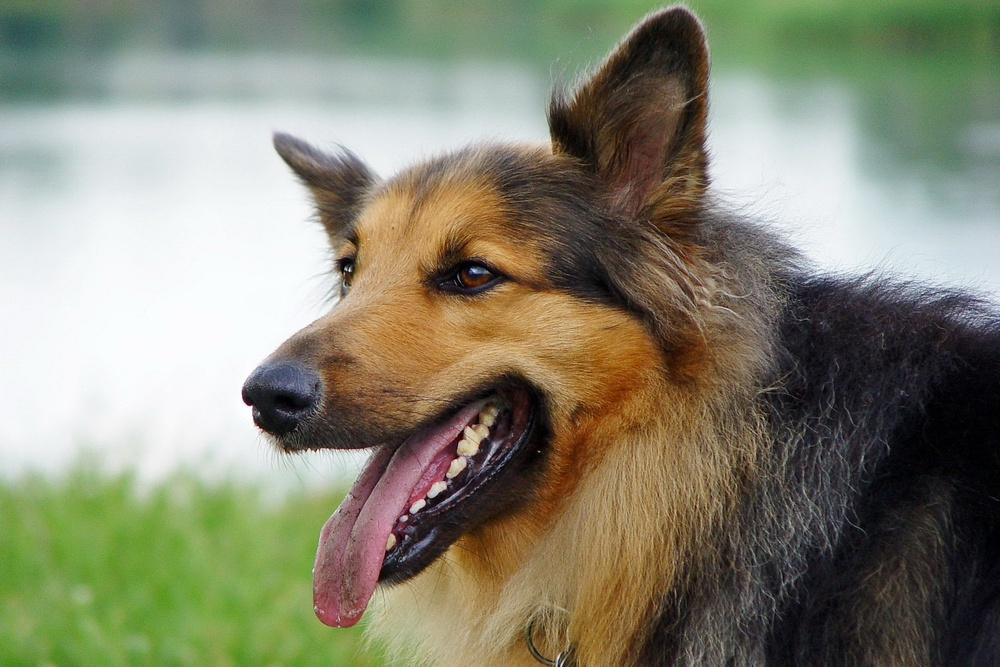
#> input picture risunok5.jpg, 1000 x 667 px, shrunk from 1920 x 1280 before the run
$ python prak19.3.py
#> lines starting #> are read from the running program, lines starting #| are printed output that depends on the picture
from PIL import Image

# Открываем изображение
image = Image.open('risunok5.jpg')
#> image is the input picture: PIL image 1000x667 RGB; mean R, G, B 134, 133.8, 113.8

# Получаем размеры изображения
width, height = image.size
#> width = 1000; height = 667

# Получаем данные о пикселях
pixels = image.load()

# Создаем новое изображение для результата
new_image = Image.new('RGB', (width, height))
#> new_image: PIL image 1000x667 RGB; every value is 0

# Проходимся по каждому пикселю и преобразуем его
for y in range(height):
    for x in range(width):
        r, g, b = pixels[x, y]
        # Находим максимальное и минимальное значение среди компонент пикселя
        max_value = max(r, g, b)
        min_value = min(r, g, b)
        # Записываем минимальное значение в красную компоненту, а максимальное в синюю
        new_color = (min_value, g, max_value)
        # Записываем преобразованный пиксель в новое изображение (переворачиваем по вертикали)
        new_image.putpixel((x, height - y - 1), new_color)
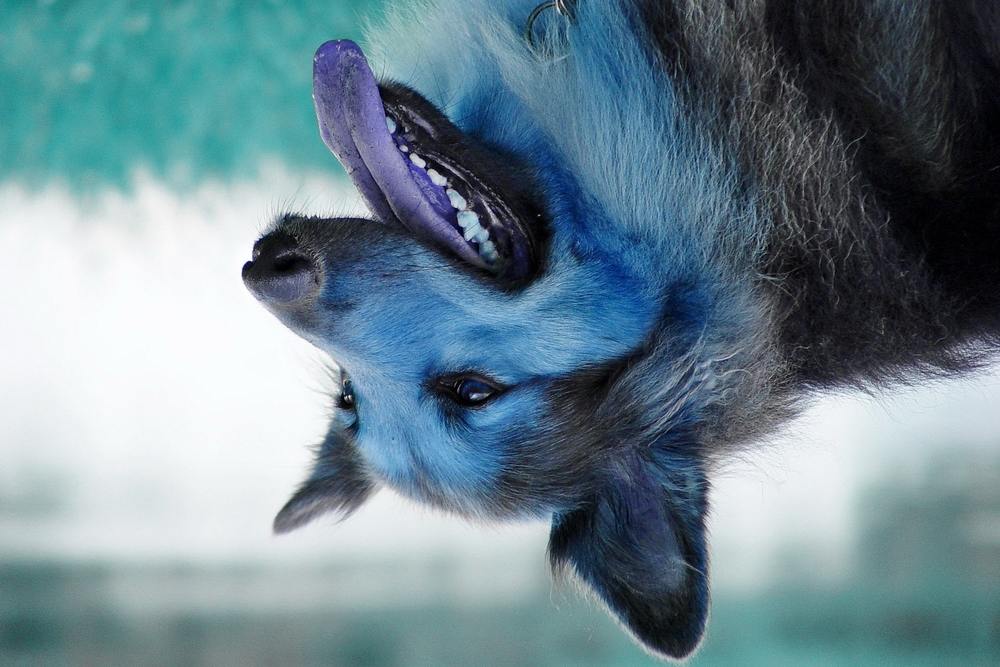
#> new_image: PIL image 1000x667 RGB; mean R, G, B 109.4, 133.8, 144.6

# Сохраняем преобразованное изображение
new_image.save('risunok6.jpg')

# Закрываем изображения
image.close()
new_image.close()

$ run again, with risunok1.jpg copied over risunok5.jpg
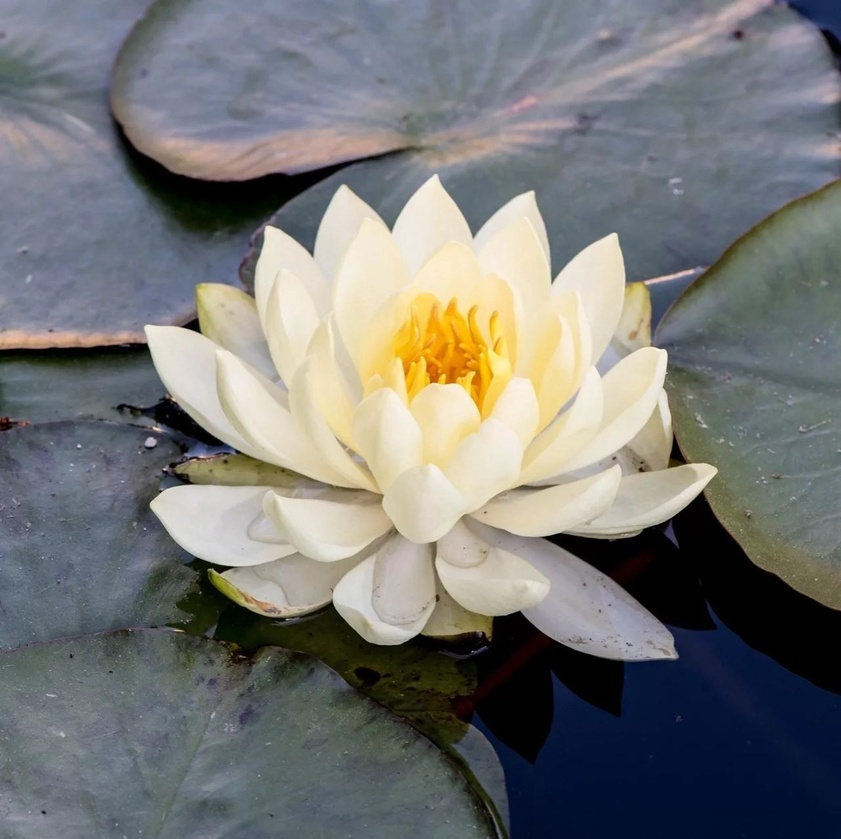
#> input picture risunok1.jpg, 841 x 839 px, shrunk from 1280 x 1278 before the run
#> image is the input picture: PIL image 841x839 RGB; mean R, G, B 118.3, 119.2, 117.9
#> after the loop `for y in range(height):`:
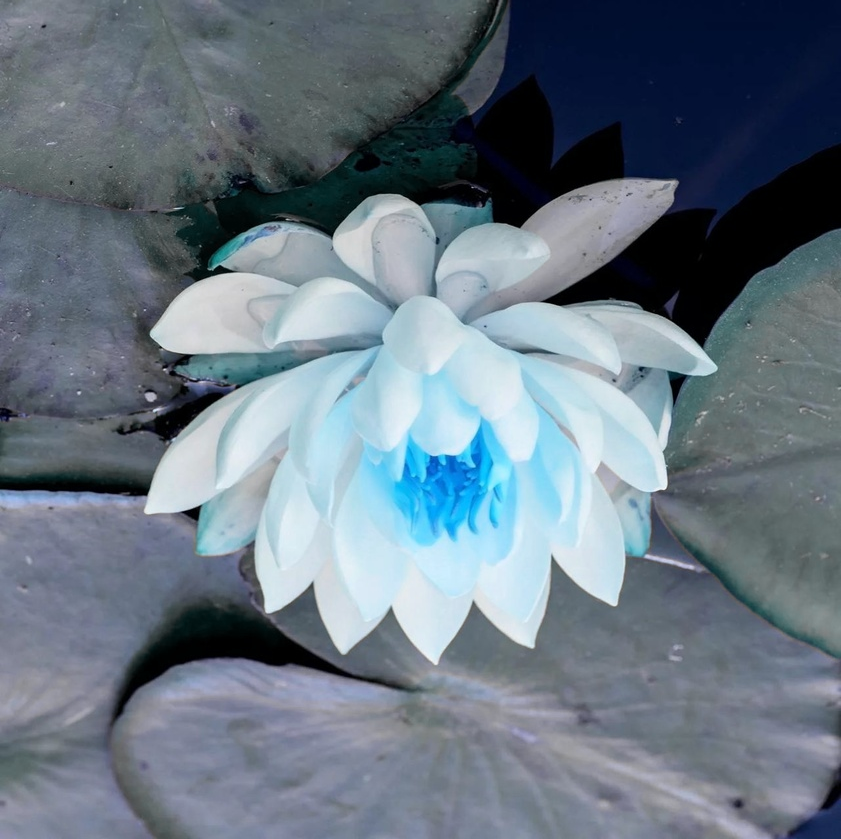
#> new_image: PIL image 841x839 RGB; mean R, G, B 105.2, 119.2, 131.3

$ run again, with risunok3.jpg copied over risunok5.jpg
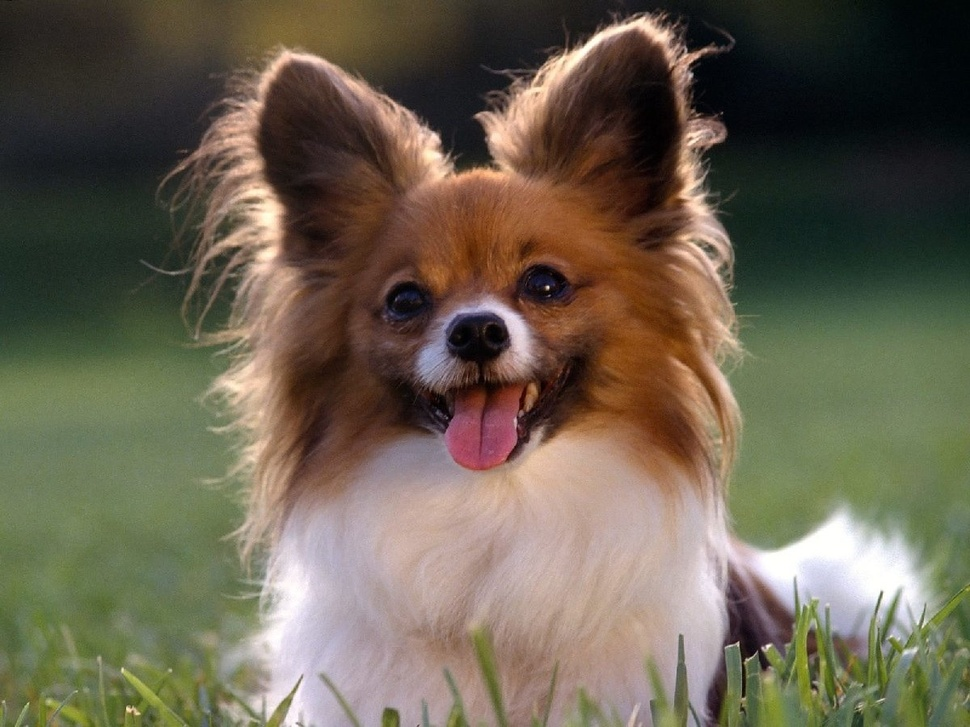
#> input picture risunok3.jpg, 970 x 727 px, shrunk from 1200 x 900 before the run
#> image is the input picture: PIL image 970x727 RGB; mean R, G, B 106.8, 97.9, 80.7
#> after the loop `for y in range(height):`:
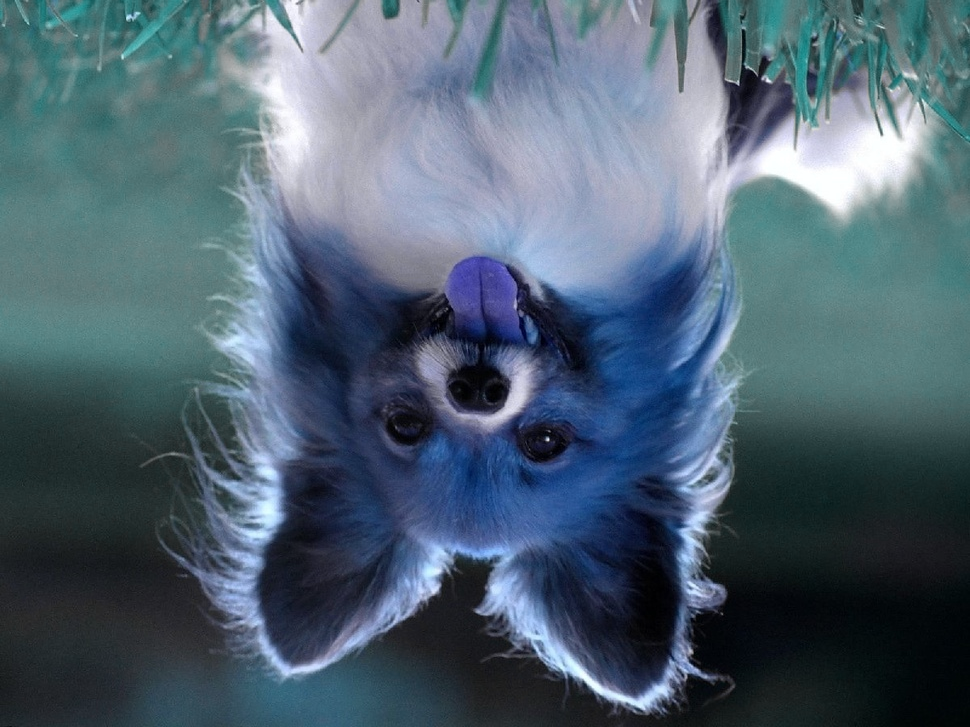
#> new_image: PIL image 970x727 RGB; mean R, G, B 78.5, 97.9, 112.5

$ run again, with image.jpg copied over risunok5.jpg
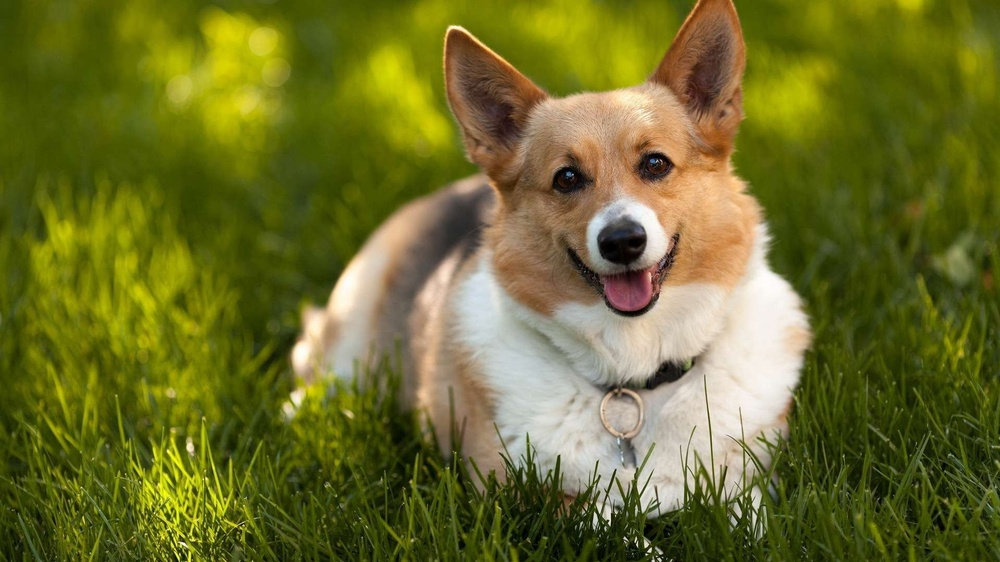
#> input picture image.jpg, 1000 x 562 px, shrunk from 1920 x 1080 before the run
#> image is the input picture: PIL image 1000x562 RGB; mean R, G, B 109.2, 110, 42.7
#> after the loop `for y in range(height):`:
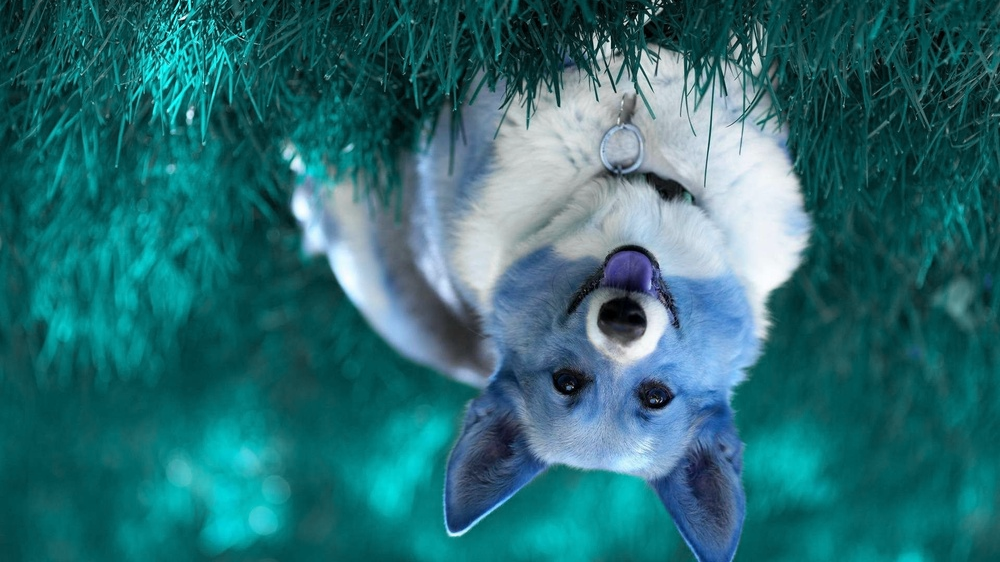
#> new_image: PIL image 1000x562 RGB; mean R, G, B 42.6, 110, 116.3
